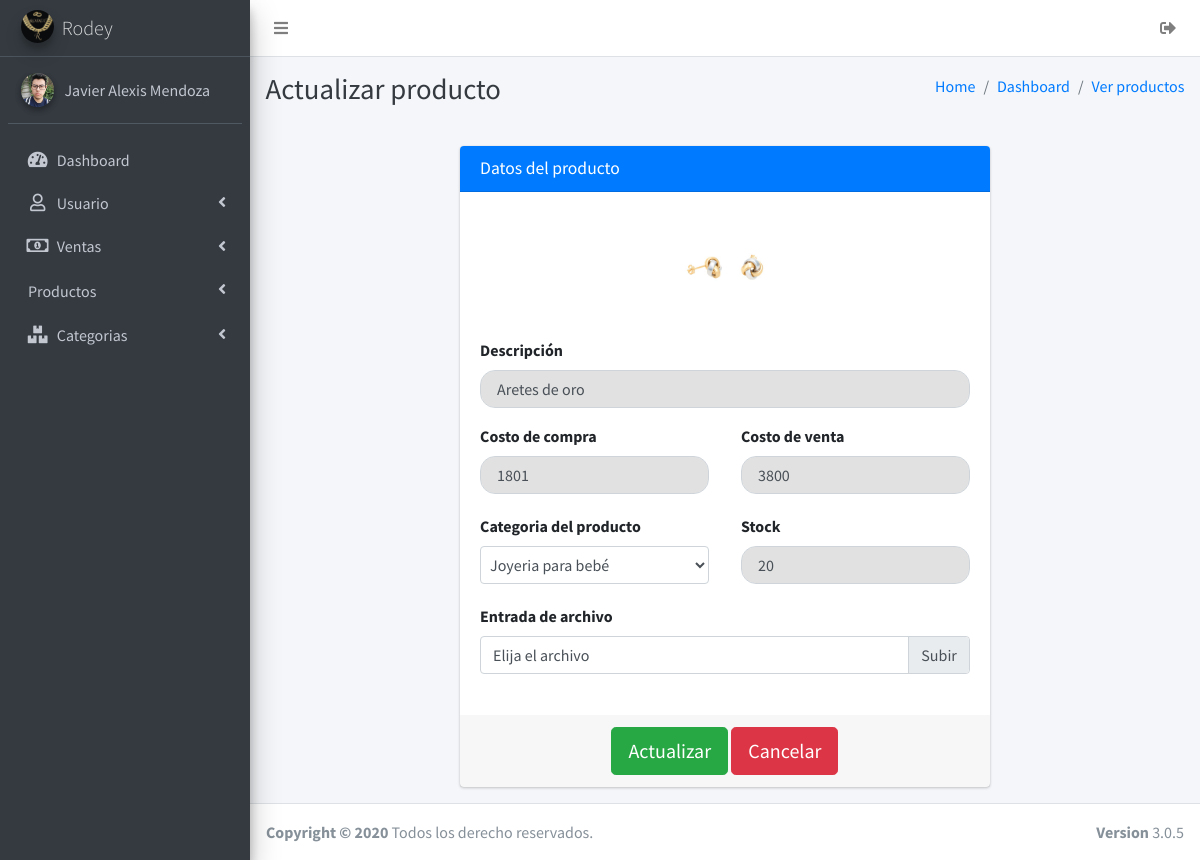
The app's page /productos/accionesProducto/actualizarProducto.php?id=1 (signed in) with its own data.
### tables this page shows
CREATE TABLE `usuarios` (
  `idusuarios` int NOT NULL AUTO_INCREMENT,
  `nombre` varchar(45) NOT NULL,
  `apellidoP` varchar(45) NOT NULL,
  `apellidoM` varchar(45) NOT NULL,
  `numeroCelular` varchar(20) DEFAULT NULL,
  `correoElectronico` varchar(45) DEFAULT NULL,
  `direccion` varchar(100) DEFAULT NULL,
  `estado` tinyint(1) NOT NULL DEFAULT '1',
  `usuario` varchar(30) NOT NULL,
  `contraseña` varchar(300) NOT NULL,
  `imgUsuario` varchar(200) DEFAULT NULL,
  `categoria_usuario` int NOT NULL,
  PRIMARY KEY (`idusuarios`),
  KEY `fk_categoria_idx` (`categoria_usuario`),
  CONSTRAINT `fk_categoria` FOREIGN KEY (`categoria_usuario`) REFERENCES `categoria_usuario` (`idcategoria_usuario`)
);

CREATE TABLE `producto` (
  `idProducto` int NOT NULL AUTO_INCREMENT,
  `categoria_kf` int NOT NULL,
  `descripcion` varchar(150) NOT NULL,
  `costo_compra` float NOT NULL,
  `costo_venta` float NOT NULL,
  `cantidad_stock` int NOT NULL,
  `img_producto` varchar(200) DEFAULT NULL,
  PRIMARY KEY (`idProducto`),
  KEY `fk_producto_categoria_idx` (`categoria_kf`),
  CONSTRAINT `fk_producto_categoria` FOREIGN KEY (`categoria_kf`) REFERENCES `categoria_producto` (`idcategoria_producto`)
);

### sessionIniciada.php (called while the page is built, shortened)
<?php
if ((isset($_SESSION['idusuario']) && $_SESSION['idusuario'] != '')) {
    $idusuario = $_SESSION['idusuario'];
    include 'conexiones/conexion.php';
    $sql = "SELECT * FROM usuarios WHERE idusuarios = " . $idusuario . " and estado=1";
    $result = $conexion->query($sql);
    $mostrar = mysqli_fetch_array($result);
    $IMGUSER = $mostrar['imgUsuario'];
    $NOMBREUSER = $mostrar['nombre'] . ' ' . $mostrar['apellidoP'];
} else {
    $host  = $_SERVER['HTTP_HOST'];
    $uri   = rtrim(dirname($_SERVER['PHP_SELF']), '/\\');
    $extra = 'index.php';
    header("Location: http://$host/Admin_joyeria/$extra");
    die();
}

### productos/accionesProducto/actualizarProducto.php (the view, shortened to what this page needs)
<?php
include '../../sessionIniciada.php';
if (isset($_GET['id']) && $_GET['id'] != '') {
    $id = $_GET['id'];
    include '../../conexiones/conexion.php';
    $sqlDatos = "select * from producto where idProducto=" . $id;
    $resultadosM = $conexion->query($sqlDatos);
    $mostrarR = mysqli_fetch_array($resultadosM);
} else {
    $host  = $_SERVER['HTTP_HOST'];
    $uri   = rtrim(dirname($_SERVER['PHP_SELF']), '/\\');
    $extra = 'Admin_joyeria/productos/productos.php';
    header("Location: http://$host/$extra");
}
?>
<!DOCTYPE html>
<html lang="es">
<head>
    <link rel="stylesheet" href="../../plugins/select2/css/select2.min.css">
    <link rel="stylesheet" href="../../plugins/select2-bootstrap4-theme/select2-bootstrap4.min.css">
    <link rel="stylesheet" href="../../plugins/fontawesome-free/css/all.min.css">
    <link rel="stylesheet" href="https://code.ionicframework.com/ionicons/2.0.1/css/ionicons.min.css">
    <link rel="stylesheet" href="../../plugins/tempusdominus-bootstrap-4/css/tempusdominus-bootstrap-4.min.css">
    <link rel="stylesheet" href="../../dist/css/adminlte.min.css">
    <link rel="stylesheet" href="../../plugins/overlayScrollbars/css/OverlayScrollbars.min.css">
</head>
<body class="hold-transition sidebar-mini layout-fixed">
    <div class="wrapper">
        <nav class="main-header navbar navbar-expand navbar-white navbar-light">
            <ul class="navbar-nav">
                <li class="nav-item">
                    <a class="nav-link" data-widget="pushmenu" href="#" role="button"><i class="fas fa-bars"></i></a>
                </li>
            </ul>
            <ul class="navbar-nav ml-auto">
                <a class="nav-link effectoHover" data-toggle="" href="../../cerrarSesion.php">
                    <i class="fas fa-sign-out-alt"></i>
                </a>
            </ul>
        </nav>
        <aside class="main-sidebar sidebar-dark-primary elevation-4">
            <a href="../main.php" class="brand-link">
                <img src="../../img/logo.png" alt="AdminLTE Logo" class="brand-image img-circle elevation-3" style="opacity: .8">
                <span class="brand-text font-weight-light">Rodey</span>
            </a>
            <div class="sidebar">
                <div class="user-panel mt-3 pb-3 mb-3 d-flex">
                    <div class="image">
                        <img src="<?= "../" . $IMGUSER ?>" class="img-circle elevation-2" alt="User Image">
                    </div>
                    <div class="info">
                        <a href="#" class="d-block"><?php echo $NOMBREUSER ?></a>
                    </div>
                </div>
                <nav class="mt-2">
                    <ul class="nav nav-pills nav-sidebar flex-column" data-widget="treeview" role="menu" data-accordion="false">
                        <li class="nav-item">
                            <a href="../../main.php" class="nav-link ">
                                <i class="nav-icon fas fa-tachometer-alt"></i>
                                <p>
                                    Dashboard
                                </p>
                            </a>
                        </li>
                        <li class="nav-item has-treeview">
                            <a href="#" class="nav-link">
                                <i class="far fa-user nav-icon"></i>
                                <p>
                                    Usuario
                                    <i class="fas fa-angle-left right"></i>
                                </p>
                            </a>
                        </li>
                        <li class="nav-item has-treeview">
                            <a href="#" class="nav-link">
                                <i class="far fa-money-bill-alt nav-icon"></i>
                                <p>
                                    Ventas
                                    <i class="fas fa-angle-left right"></i>
                                </p>
                            </a>
                        </li>
                        <li class="nav-item has-treeview ">
                            <a href="#" class="nav-link ">
                                <p>
                                    Productos
                                    <i class="fas fa-angle-left right"></i>
                                </p>
                            </a>
                        </li>
                        <li class="nav-item has-treeview">
                            <a href="#" class="nav-link">
                                <i class="fas fa-boxes nav-icon"></i>
                                <p>
                                    Categorias
                                    <i class="fas fa-angle-left right"></i>
                                </p>
                            </a>
                        </li>
                    </ul>
                </nav>
            </div>
        </aside>
        <div class="content-wrapper">
            <div class="content-header">
                <div class="container-fluid">
                    <div class="row mb-2">
                        <div class="col-sm-6">
                            <h1 class="m-0 text-dark">Actualizar producto</h1>
                        </div>
                        <div class="col-sm-6">
                            <ol class="breadcrumb float-sm-right">
                                <li class="breadcrumb-item"><a href="../../main.php">Home</a></li>
                                <li class="breadcrumb-item"><a href="../../main.php">Dashboard</a></li>
                                <li class="breadcrumb-item disabled"><a href="../productos.php">Ver productos</a></li>
                            </ol>
                        </div>
                    </div>
                </div>
            </div>
            <section class="content">
                <div class="container-fluid">
                    <div class="row justify-content-center">
                        <div class="col-sm-12 col-lg-7 col-md-8 mt-3">
                            <div class="card card-primary">
                                <div class="card-header">
                                    <h3 class="card-title">Datos del producto</h3>
                                </div>
                                <form role="form" action="actualizar.php?id=<?=$mostrarR['idProducto']?>" autocomplete="off" onsubmit="return comprobar()" method="post" enctype="multipart/form-data">
                                    <div class="card-body">
                                        <div class="form-group d-block text-center">
                                            <?php
                                            $imagenP = $mostrarR['img_producto'];
                                            ?>
                                            <img src="../../img_productos/<?= $imagenP ?>" class="img-responsive img-rounded" width="110" alt="Imagen">
                                        </div>
                                        <div class="form-group">
                                            <label for="descripcion">Descripción</label>
                                            <input type="text" value="<?= $mostrarR['descripcion'] ?>" name="descripcion" class="form-control estilo" id="descripcion" placeholder="Descripción del producto" require>
                                        </div>
                                        <div class="dividir">
                                            <div class="form-group">
                                                <label for="costoCompra">Costo de compra</label>
                                                <input type="number" value="<?= $mostrarR['costo_compra'] ?>" min="0" name="costoCompra" class="estilo form-control" id="costoCompra" placeholder="Costo de compra" require>
                                            </div>
                                            <div class="form-group">
                                                <label for="costoVenta">Costo de venta</label>
                                                <input type="number" value="<?= $mostrarR['costo_venta'] ?>" min="0" name="costoVenta" class="estilo form-control" id="costoVenta" placeholder="Costo de venta" require>
                                            </div>
                                        </div>
                                        <div class="dividir">
                                            <?php
                                            include '../../conexiones/conexion.php';
                                            $sql = "SELECT * FROM Joyeria.categoria_producto";
                                            $result = $conexion->query($sql);
                                            ?>
                                            <div class="form-group">
                                                <label>Categoria del producto</label>
                                                <select class="form-control select2 " name="categoria" id="categoria" style="width: 100%; padding: 5px;">
                                                    <?php
                                                    while ($mostrar = mysqli_fetch_array($result)) {
                                                        if ($mostrarR['categoria_kf'] == $mostrar['idcategoria_producto']) {
                                                            echo '<option selected value="' . $mostrar['idcategoria_producto'] . '">' . $mostrar['categoria'] . '</option>';
                                                        } else {
                                                            echo '<option value="' . $mostrar['idcategoria_producto'] . '">' . $mostrar['categoria'] . '</option>';
                                                        }
                                                    }
                                                    ?>
                                                </select>
                                            </div>
                                            <div class="form-group">
                                                <label for="stock">Stock</label>
                                                <input type="number" value="<?= $mostrarR['cantidad_stock'] ?>" min="<?= $mostrarR['cantidad_stock'] ?>" name="stock" class="estilo form-control" id="stock" placeholder="Stock inicial" require>
                                            </div>
                                        </div>
                                        <div class="form-group">
                                            <label for="exampleInputFile">Entrada de archivo</label>
                                            <div class="custom-file">
                                                <label class="custom-file-label" for="imagen">Elija el archivo</label>
                                            </div>
                                        </div>
                                    </div>
                                    <div class="card-footer text-center">
                                        <button id="enviar" onclick="return comprobar()" type="submit" class=" cambiar-tamanio  btn btn-success btn-lg ">Actualizar</button>
                                        <a href="../productos.php" class=" btn btn-danger btn-lg">Cancelar</a>
                                    </div>
                                </form>
                            </div>
                        </div>
                    </div>
                </div>
            </section>
        </div>
        <footer class=" main-footer ">
            <strong>Copyright &copy; 2020 </strong> Todos los derecho reservados.
            <div class=" float-right d-none d-sm-inline-block ">
                <b>Version</b> 3.0.5
            </div>
        </footer>
    </div>
</body>
</html>

### productos/accionesProducto/actualizarProducto.php (style rules this page uses)
.estilo { background-color: #e1e1e1; border-radius: 15px; padding: 1rem; }
.dividir * { display: block; }
@media (min-width: 700px) { .dividir { display: flex; justify-content: space-between; } }
@media (min-width: 700px) { .dividir .form-group { flex-basis: calc(50% - 1rem); } }

### records on screen
usuarios: imgUsuario (picture), NOMBREUSER "Javier Alexis Mendoza"
producto: img_producto (picture), descripcion "Aretes de oro", costoCompra "1801", costoVenta "3800", stock "20"

### other values on screen
form field categoria "Joyeria para bebé"
